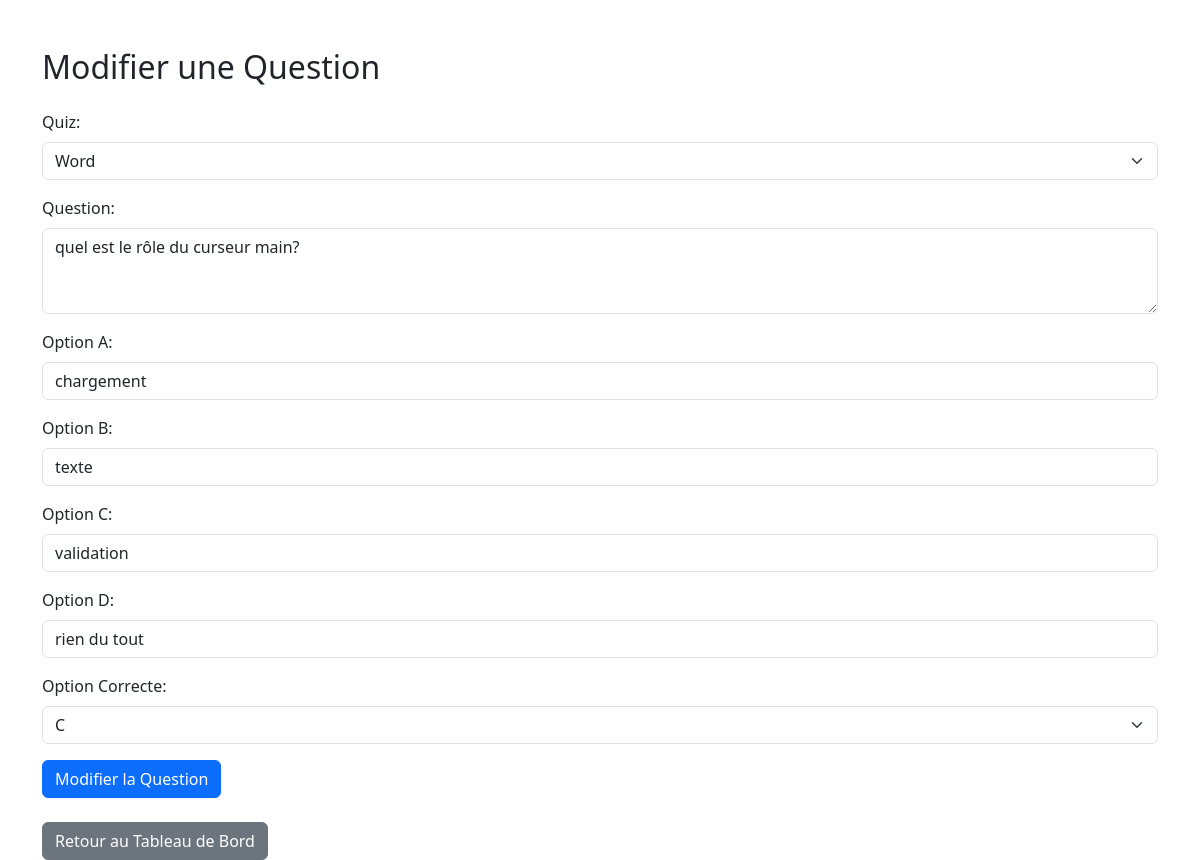
/quiz/edit_question.php?id=11 (signed in), run on the app's committed database.
### tables this page shows
CREATE TABLE `questions` (
  `id` int(11) NOT NULL,
  `quiz_id` int(11) NOT NULL,
  `question_text` text NOT NULL,
  `correct_option` char(1) NOT NULL,
  `option_a` varchar(255) NOT NULL,
  `option_b` varchar(255) NOT NULL,
  `option_c` varchar(255) NOT NULL,
  `option_d` varchar(255) NOT NULL,
  `created_at` timestamp NOT NULL DEFAULT current_timestamp(),
  `trainer_id` int(11) DEFAULT NULL
);

CREATE TABLE `quizzes` (
  `id` int(11) NOT NULL,
  `titre` varchar(255) NOT NULL,
  `description` text DEFAULT NULL,
  `formation_id` int(11) NOT NULL,
  `created_at` timestamp NOT NULL DEFAULT current_timestamp(),
  `trainer_id` int(11) NOT NULL
);

### quiz/edit_question.php (the view, shortened to what this page needs)
<?php
include('../admin/config.php');
$trainer_id = $_SESSION['trainer_id'];
$question_id = $_GET['id'];
$stmt = $pdo->prepare("
    SELECT * FROM questions WHERE id = ? AND trainer_id = ?
");
$stmt->execute([$question_id, $trainer_id]);
$question = $stmt->fetch();
$stmt_quizzes = $pdo->prepare("
    SELECT id, titre FROM quizzes WHERE trainer_id = ?
");
$stmt_quizzes->execute([$trainer_id]);
$quizzes = $stmt_quizzes->fetchAll();
?>
<!DOCTYPE html>
<html lang="fr">
<head>
    <link rel="stylesheet" href="https://cdn.jsdelivr.net/npm/bootstrap@5.3.0/dist/css/bootstrap.min.css">
    <link rel="stylesheet" href="https://cdnjs.cloudflare.com/ajax/libs/bootstrap-icons/1.9.0/font/bootstrap-icons.min.css">
</head>
<body>
    <div class="container mt-5">
        <h2 class="mb-4">Modifier une Question</h2>
        <form action="" method="POST">
            <div class="mb-3">
                <label for="quiz_id" class="form-label">Quiz:</label>
                <select id="quiz_id" name="quiz_id" class="form-select" required>
                    <?php foreach ($quizzes as $quiz): ?>
                        <option value="<?php echo $quiz['id']; ?>" <?php echo $quiz['id'] == $question['quiz_id'] ? 'selected' : ''; ?>>
                            <?php echo htmlspecialchars($quiz['titre']); ?>
                        </option>
                    <?php endforeach; ?>
                </select>
            </div>
            <div class="mb-3">
                <label for="question_text" class="form-label">Question:</label>
                <textarea id="question_text" name="question_text" class="form-control" rows="3" required><?php echo htmlspecialchars($question['question_text']); ?></textarea>
            </div>
            <div class="mb-3">
                <label for="option_a" class="form-label">Option A:</label>
                <input type="text" id="option_a" name="option_a" class="form-control" value="<?php echo htmlspecialchars($question['option_a']); ?>" required>
            </div>
            <div class="mb-3">
                <label for="option_b" class="form-label">Option B:</label>
                <input type="text" id="option_b" name="option_b" class="form-control" value="<?php echo htmlspecialchars($question['option_b']); ?>" required>
            </div>
            <div class="mb-3">
                <label for="option_c" class="form-label">Option C:</label>
                <input type="text" id="option_c" name="option_c" class="form-control" value="<?php echo htmlspecialchars($question['option_c']); ?>" required>
            </div>
            <div class="mb-3">
                <label for="option_d" class="form-label">Option D:</label>
                <input type="text" id="option_d" name="option_d" class="form-control" value="<?php echo htmlspecialchars($question['option_d']); ?>" required>
            </div>
            <div class="mb-3">
                <label for="correct_option" class="form-label">Option Correcte:</label>
                <select id="correct_option" name="correct_option" class="form-select" required>
                    <option value="C" <?php echo $question['correct_option'] == 'C' ? 'selected' : ''; ?>>C</option>
                </select>
            </div>
            <button type="submit" class="btn btn-primary">Modifier la Question</button>
        </form>
        <a href="../trainers/trainers.php" class="btn btn-secondary mt-4">Retour au Tableau de Bord</a>
    </div>
</body>
</html>

### data on the page
questions: quiz_id "Word", question_text "quel est le rôle du curseur main?", option_a "chargement", option_b "texte", option_c "validation", option_d "rien du tout", correct_option "C"
